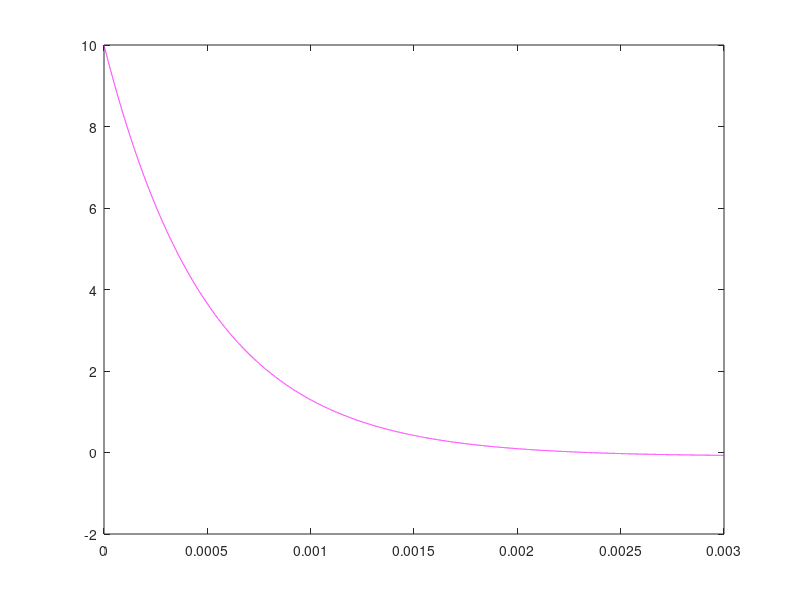

The MATLAB source for this figure:

h=10^(-7);
b=3*10^(-3);
a=0;
n=(b-a)/h;
t=linspace(a,b,n+1);
L=0.1; C=250e-6; R=2;
du1=@(t,u1,u2) u2;
du2=@(t,u1,u2) -1*u2/(R*C)-u1/(L*C);
s1=-1/(2*R*C)-((1/(2*R*C))^2-1/(L*C))^(0.5); s2=-1/(2*R*C)+((1/(2*R*C))^2-1/(L*C))^(0.5); A=10;
Us=A*(s1*exp(s1*t)-s2*exp(s2*t))/(s1-s2);
u1(1)=(Us(1)); u1(2)=(Us(2));u1(3)=(Us(3)) ;
u2(1)=A*(s1^2-s2^2)/(s1-s2); u2(2)=A*((s1^2)*exp(s1*t(2))-(s2^2)*exp(s2*t(2)))/(s1-s2);
u2(3)=A*((s1^2)*exp(s1*t(3))-(s2^2)*exp(s2*t(3)))/(s1-s2);
for i=3:(length(t)-1)
    
    u1(i+1)= u1(i) + (h/12)*(23*du1(t(i),u1(i),u2(i))-16*du1(t(i-1),u1(i-1),u2(i-1))+5*du1(t(i-2),u1(i-2),u2(i-2)));
    u2(i+1)= u2(i) + (h/12)*(23*du2(t(i),u1(i),u2(i))-16*du2(t(i-1),u1(i-1),u2(i-1))+5*du2(t(i-2),u1(i-2),u2(i-2)));
    
end

P3=plot(t,u1,'m','MarkerSize',100);
